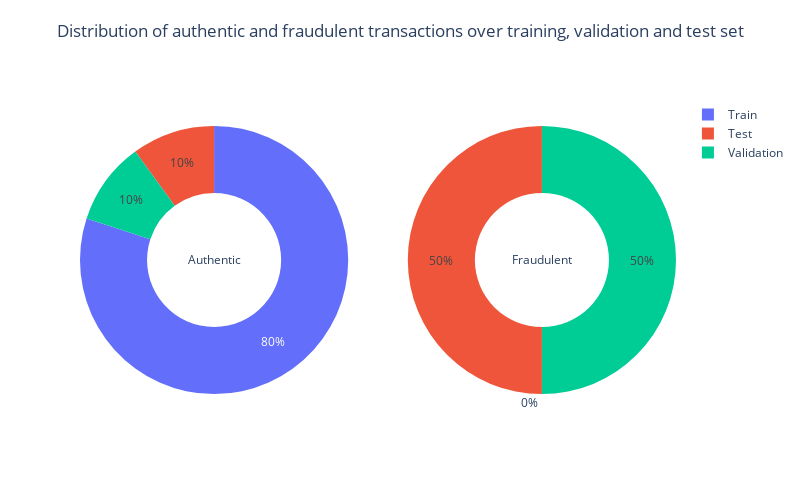

The notebook cell this image was saved under:
### Code cell
# Distribution of authentic and fraudulent transactions over training, validation and test set
labels = ['Train', 'Validation', 'Test']
values_0 = [len(y_train[y_train == 0]), len(y_val[y_val == 0]), len(y_test[y_test == 0])]
values_1 = [len(y_train[y_train == 1]), len(y_val[y_val == 1]), len(y_test[y_test == 1])]
fig = make_subplots(rows = 1, cols = 2, specs = [[{'type': 'domain'}, {'type': 'domain'}]])
fig.add_trace(go.Pie(values = values_0, labels = labels, hole = 0.5, textinfo = 'percent', title = "Authentic"),
              row = 1, col = 1)
fig.add_trace(go.Pie(values = values_1, labels = labels, hole = 0.5, textinfo = 'percent', title = "Fraudulent"),
              row = 1, col = 2)
text_title = "Distribution of authentic and fraudulent transactions over training, validation and test set"
fig.update_layout(height = 500, width = 800, showlegend = True, title = dict(text = text_title, x = 0.5, y = 0.95))
fig.show()

### Figure 1 — Plotly figure (JSON) as saved in the notebook; plotly's stock layout.template omitted (floating-point values rounded to 4 significant figures)
{"data": [{"hole": 0.5, "labels": ["Train", "Validation", "Test"], "textinfo": "percent", "title": {"text": "Authentic"}, "values": [227452, 28431, 28432], "type": "pie", "domain": {"x": [0, 0.45], "y": [0, 1]}}, {"hole": 0.5, "labels": ["Train", "Validation", "Test"], "textinfo": "percent", "title": {"text": "Fraudulent"}, "values": [0, 246, 246], "type": "pie", "domain": {"x": [0.55, 1], "y": [0, 1]}}], "layout": {"title": {"text": "Distribution of authentic and fraudulent transactions over training, validation and test set", "x": 0.5, "y": 0.95}, "height": 500, "width": 800, "showlegend": true}}
